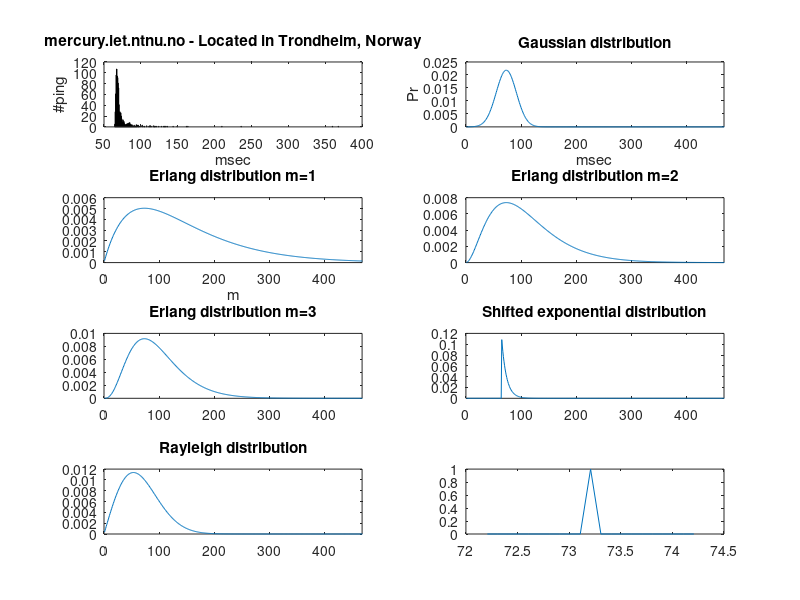

MATLAB code to generate this figure:

% HW, Statistical Signal Processing,
% Written by Henning Schei 

%Collecting data from 3 different places
choise = 0;
close all;
if (choise)
    res=zeros(1000,4);
    res(1:1000,1) = pingstats('mercury.iet.ntnu.no' , 1000, ''); % Norwegian Univ. of Science and Technology #1 in res
    res(1:1000,2) = pingstats('atalante.stanford.edu', 1000,''); % Standford University                      #2 in res
    res(1:1000,3) = pingstats('mx.vvsu.ru',1000,''); % Vladivostok State University of Econimics and Service  #3 in res
    res(1:1000,4) = pingstats('197.255.176.1',1000,''); %Brazzaville                                         #didn't work

    %res(1:100,3) = pingstats('archlinux.uib.no',100,'');
    % 217.74.123.50 % ISP = Vladivostok SU
    % 197.214.128.4 Airtel Congo. % sykt treg
    % 197.255.176.1 Brazzaville   
    % 197.220.64.1 , Mogadishu    % relativ rask
else
    
    % Check if data file exists
    if exist('pingmania.mat') == 2
        % unpack from .mat file pingmania.mat
        tmp  = load('pingmania.mat');
        res  = tmp.res(:,:); % fix 4.colunm
    else
        fprintf('You need to add til file pingmania.mat to the current directory\n');
        return
    end
    
end

data = res(1:1000,1);
%% Problem iii) Calculating $$\Theta_{ML_{i}} \ \ $ for each of the distributions 

% Gaussian distribution

mu_G = sum(data)/length(data);
tmp=0;
for i = 1:length(data)
    tmp = tmp + power(data(i) - mu_G,2);
end
ro_G = tmp/length(data); % Divide by n+1?


% Rayleigh
ro_R = power(2*length(data),-1) * sum (data.^2);


% Erlang distribution
m = [1,2,3];
lambda_E = (m*length(data))/sum(data);

% Shifted exponential distribution
alpha_exp = min(data);
tmp=0;
for i =1:length(data)
    tmp = tmp + data(i) - alpha_exp; 
end

lambda_exp = length(data)/tmp;


% Shifted Rayleigh
% 


%% Problem iv: Superimpose graphs of histograms and marginal denseties

% pdf's:

f_G = (1./sqrt(2.*pi.*ro_G)) .* exp(-power( (1:1000)-mu_G,2)./(2.*ro_G));
f_R = ((1:1000)./ro_R).*exp (-(power((1:1000),2))./(2.*ro_R ));
M = 1;
f_E1 = (power(lambda_E(1),M+1)./(factorial(M))).*power((1:1000),M).*exp(-lambda_E(1).*(1:1000));
M = 2;
f_E2 = (power(lambda_E(2),M+1)./(factorial(M))).*power((1:1000),M).*exp(-lambda_E(2).*(1:1000));
M = 3;
f_E3 = (power(lambda_E(3),M+1)./(factorial(M))).*power((1:1000),M).*exp(-lambda_E(3).*(1:1000));
f_exp = zeros(1,1000);
for i=1:1000
    if i< alpha_exp
        f_exp(i)=0;
    elseif i>=alpha_exp
        f_exp(i) = lambda_exp .* exp(-lambda_exp.*(i-alpha_exp));
    end
end
alpha_SR = min(data)+0.01;
f_SR = zeros(1,1000);
tmp1=0;
tmp2=0;

for j=1:1000
    tmp1 = tmp1 + data(j)-alpha_SR;
    tmp2 = tmp2 + 1/(data(j)-alpha_SR);
end

ro_SR=tmp1/tmp2;

for i =1:1000
    if i<alpha_SR
        f_SR(i)=0;
    elseif i>=alpha_SR
        f_SR(i)= ((i-alpha_SR)./ro_SR)*exp(-((i-alpha_SR).^2)./(2*ro_SR)); 
    end
end



% Plotting histograms and margnial densisies

subplot(4,2,1)
hist(res(:,1), 500);
xlabel 'msec'
ylabel '#ping'
title 'mercury.iet.ntnu.no - Located in Trondheim, Norway';
subplot(4,2,2)
plot(f_G)
xlim([0 max(data)+100])
xlabel 'msec'
ylabel 'Pr'
title  'Gaussian distribution'
subplot(4,2,3)
plot(f_E1);
xlim([0 max(data)+100])
xlabel 'm'
title 'Erlang distribution m=1'
subplot(4,2,4)
plot(f_E2)
xlim([0 max(data)+100])
title 'Erlang distribution m=2'
subplot(4,2,5)
plot(f_E3)
xlim([0 max(data)+100])
title 'Erlang distribution m=3'
subplot(4,2,6)
plot(f_exp)
xlim([0 max(data)+100])
title 'Shifted exponential distribution'
subplot(4,2,7)
plot(f_R)
xlim([0 max(data)+100])
title 'Rayleigh distribution'
subplot(4,2,8)
plot(f_SR)
xlim([0 max(data)+100])
title 'Shifted Reyleigh distribution'

%% Problem v) 
%
% Finding the distribution that maximizes the likelihood: 





sw = mean(data)-1:000.1:mean(data)+1;
for k=1:length(sw)
    L(k) = exp(-(sum(data-sw(k)).^2)./2);
    k=k+1;
end
plot(sw,L)


% Gaussian distribution
p_G = mle (data);
% Rayleigh distribution
% p_R = mle (data, 'pdf', f_R, 'start',0);
% % Erlang distributions
% p_E1 = mle(data,'pdf',f_E1, 'start', 0);
% p_E2 = mle(data,'pdf',f_E2, 'start', 0);
% p_E3 = mle(data,'pdf',f_E3, 'start', 0);
% % Shifted exponential distribution
% p_exp = mle(data,'pdf',f_exp,'start',min(data));
% % Shifted Rayleigh distribution
% p_SR = mle(data,'pdf', f_SR,'start',min(data)); 

% Is the mean of a shifted dist the same as the unshifted mean + shift????









% 
% 
% figure;
% hist(res(:,2),500);
% xlabel 'msec'
% ylabel '#ping'
% title 'atlante.standford.edu - Located in California';
% figure;
% hist(res(:,3),500);
% xlabel 'msec'
% ylabel '#ping'
% title 'mx.vvsu.ru - Located in Vladivostok, Russia.';
% close all
























%res = res';

